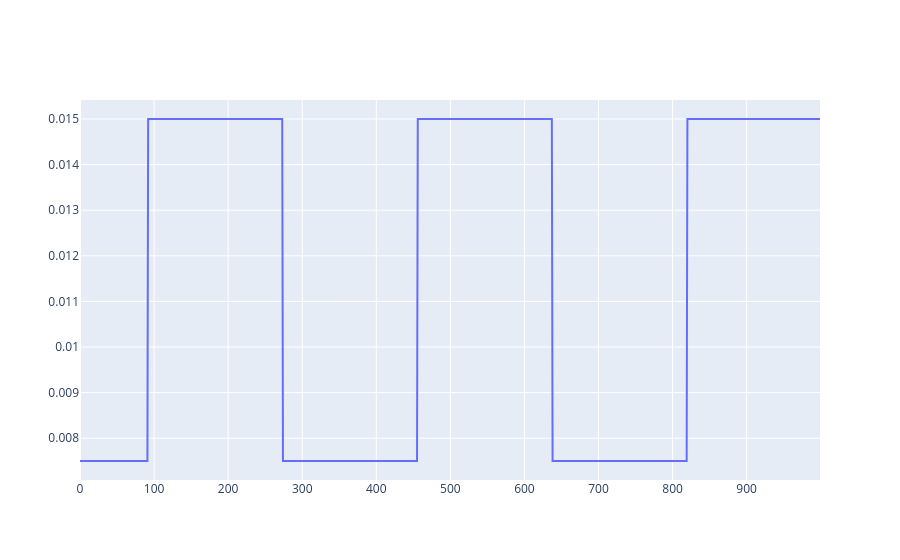

The notebook cell saved with this chart:
### Markdown cell above
#### Plot prey growth rate

### Code cell
# Birth rate (prey)
fig = go.Figure()

fig.add_trace(
        go.Scatter(
            y=[theta(t) for t in np.arange(0, 1000)],
            x=np.arange(0, 1000),
            mode='lines',
            name='Birth rate'
        ))

fig.show()

### Figure 1 — Plotly figure (JSON) as saved in the notebook; plotly's stock layout.template omitted (floating-point values rounded to 4 significant figures; data arrays with more than 128 entries replaced by an {"elided": "..."} marker saying what was removed)
{"data": [{"mode": "lines", "name": "Birth rate", "type": "scatter", "x": {"elided": "1000 int values"}, "y": {"elided": "1000 float values"}}], "layout": {}}
